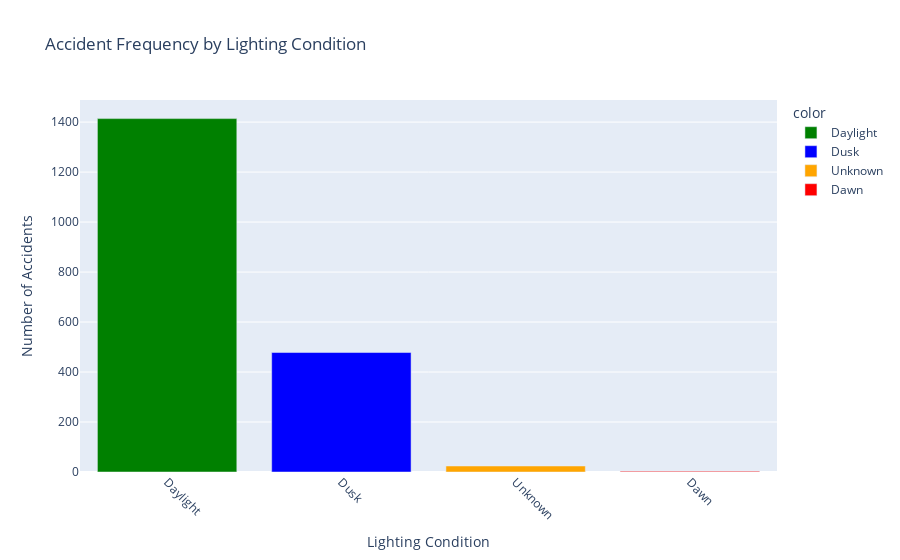
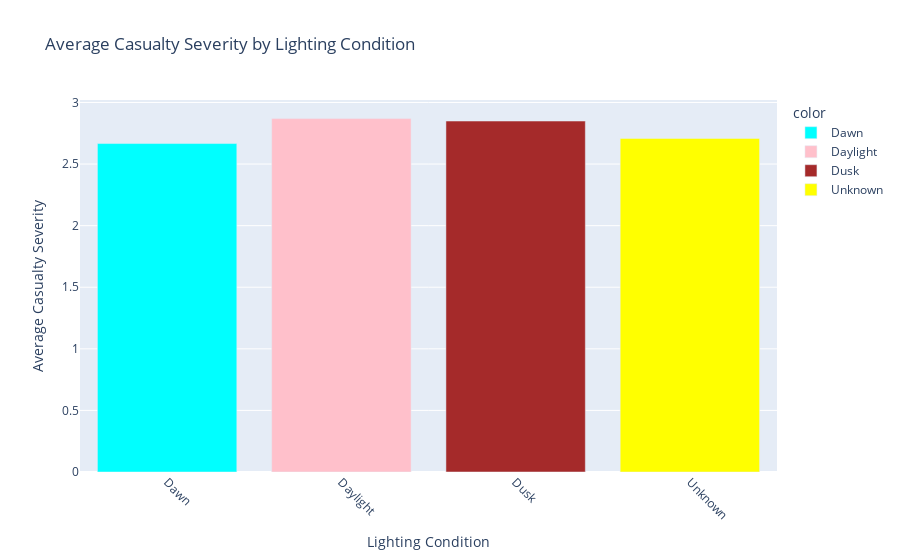

The notebook cell saved with these charts, in order:
### Markdown cell above
#How do lighting conditions (e.g., daylight, darkness) affect accidents?

### Code cell
import plotly.express as px
import plotly.graph_objects as go

# Map Lighting Conditions codes to descriptions for clarity
lighting_conditions_map = {
    1: "Daylight",
    2: "Darkness - lit streets",
    3: "Darkness - unlit streets",
    4: "Dusk",
    5: "Dawn",
    6: "Unknown"
}
data['Lighting Description'] = data['Lighting Conditions'].map(lighting_conditions_map)

# Accident frequency by lighting condition
lighting_accidents = data['Lighting Description'].value_counts()

# Visualizing accident frequency with Plotly
fig1 = px.bar(
    x=lighting_accidents.index,
    y=lighting_accidents.values,
    labels={'x': 'Lighting Condition', 'y': 'Number of Accidents'},
    title='Accident Frequency by Lighting Condition',
    color=lighting_accidents.index,  # Adding color to differentiate the categories
    color_discrete_sequence=['green', 'blue', 'orange', 'red', 'purple', 'yellow']
)
fig1.update_layout(xaxis_tickangle=45)
fig1.show()

# Average casualty severity by lighting condition
severity_lighting = data.groupby('Lighting Description')['Casualty Severity'].mean()

# Visualizing average casualty severity with Plotly
fig2 = px.bar(
    x=severity_lighting.index,
    y=severity_lighting.values,
    labels={'x': 'Lighting Condition', 'y': 'Average Casualty Severity'},
    title='Average Casualty Severity by Lighting Condition',
    color=severity_lighting.index,  # Adding color to differentiate the categories
    color_discrete_sequence=['cyan', 'pink', 'brown', 'yellow', 'lime', 'gray']
)
fig2.update_layout(xaxis_tickangle=45)
fig2.show()

### Figure 1 — Plotly figure (JSON) as saved in the notebook; plotly's stock layout.template omitted (floating-point values rounded to 4 significant figures)
{"data": [{"alignmentgroup": "True", "hovertemplate": "color=Daylight<br>Lighting Condition=%{x}<br>Number of Accidents=%{y}<extra></extra>", "legendgroup": "Daylight", "marker": {"color": "green", "pattern": {"shape": ""}}, "name": "Daylight", "offsetgroup": "Daylight", "orientation": "v", "showlegend": true, "textposition": "auto", "type": "bar", "x": ["Daylight"], "xaxis": "x", "y": [1414], "yaxis": "y"}, {"alignmentgroup": "True", "hovertemplate": "color=Dusk<br>Lighting Condition=%{x}<br>Number of Accidents=%{y}<extra></extra>", "legendgroup": "Dusk", "marker": {"color": "blue", "pattern": {"shape": ""}}, "name": "Dusk", "offsetgroup": "Dusk", "orientation": "v", "showlegend": true, "textposition": "auto", "type": "bar", "x": ["Dusk"], "xaxis": "x", "y": [478], "yaxis": "y"}, {"alignmentgroup": "True", "hovertemplate": "color=Unknown<br>Lighting Condition=%{x}<br>Number of Accidents=%{y}<extra></extra>", "legendgroup": "Unknown", "marker": {"color": "orange", "pattern": {"shape": ""}}, "name": "Unknown", "offsetgroup": "Unknown", "orientation": "v", "showlegend": true, "textposition": "auto", "type": "bar", "x": ["Unknown"], "xaxis": "x", "y": [24], "yaxis": "y"}, {"alignmentgroup": "True", "hovertemplate": "color=Dawn<br>Lighting Condition=%{x}<br>Number of Accidents=%{y}<extra></extra>", "legendgroup": "Dawn", "marker": {"color": "red", "pattern": {"shape": ""}}, "name": "Dawn", "offsetgroup": "Dawn", "orientation": "v", "showlegend": true, "textposition": "auto", "type": "bar", "x": ["Dawn"], "xaxis": "x", "y": [3], "yaxis": "y"}], "layout": {"autosize": true, "barmode": "relative", "legend": {"title": {"text": "color"}, "tracegroupgap": 0}, "title": {"text": "Accident Frequency by Lighting Condition"}, "xaxis": {"anchor": "y", "autorange": true, "domain": [0, 1], "range": [-0.5, 3.5], "tickangle": 45, "title": {"text": "Lighting Condition"}, "type": "category"}, "yaxis": {"anchor": "x", "autorange": true, "domain": [0, 1], "range": [0, 1488.0], "title": {"text": "Number of Accidents"}, "type": "linear"}}}

### Figure 2 — Plotly figure (JSON) as saved in the notebook; plotly's stock layout.template omitted (floating-point values rounded to 4 significant figures)
{"data": [{"alignmentgroup": "True", "hovertemplate": "color=Dawn<br>Lighting Condition=%{x}<br>Average Casualty Severity=%{y}<extra></extra>", "legendgroup": "Dawn", "marker": {"color": "cyan", "pattern": {"shape": ""}}, "name": "Dawn", "offsetgroup": "Dawn", "orientation": "v", "showlegend": true, "textposition": "auto", "type": "bar", "x": ["Dawn"], "xaxis": "x", "y": [2.667], "yaxis": "y"}, {"alignmentgroup": "True", "hovertemplate": "color=Daylight<br>Lighting Condition=%{x}<br>Average Casualty Severity=%{y}<extra></extra>", "legendgroup": "Daylight", "marker": {"color": "pink", "pattern": {"shape": ""}}, "name": "Daylight", "offsetgroup": "Daylight", "orientation": "v", "showlegend": true, "textposition": "auto", "type": "bar", "x": ["Daylight"], "xaxis": "x", "y": [2.869], "yaxis": "y"}, {"alignmentgroup": "True", "hovertemplate": "color=Dusk<br>Lighting Condition=%{x}<br>Average Casualty Severity=%{y}<extra></extra>", "legendgroup": "Dusk", "marker": {"color": "brown", "pattern": {"shape": ""}}, "name": "Dusk", "offsetgroup": "Dusk", "orientation": "v", "showlegend": true, "textposition": "auto", "type": "bar", "x": ["Dusk"], "xaxis": "x", "y": [2.849], "yaxis": "y"}, {"alignmentgroup": "True", "hovertemplate": "color=Unknown<br>Lighting Condition=%{x}<br>Average Casualty Severity=%{y}<extra></extra>", "legendgroup": "Unknown", "marker": {"color": "yellow", "pattern": {"shape": ""}}, "name": "Unknown", "offsetgroup": "Unknown", "orientation": "v", "showlegend": true, "textposition": "auto", "type": "bar", "x": ["Unknown"], "xaxis": "x", "y": [2.708], "yaxis": "y"}], "layout": {"autosize": true, "barmode": "relative", "legend": {"title": {"text": "color"}, "tracegroupgap": 0}, "title": {"text": "Average Casualty Severity by Lighting Condition"}, "xaxis": {"anchor": "y", "autorange": true, "domain": [0, 1], "range": [-0.5, 3.5], "tickangle": 45, "title": {"text": "Lighting Condition"}, "type": "category"}, "yaxis": {"anchor": "x", "autorange": true, "domain": [0, 1], "range": [0, 3.02], "title": {"text": "Average Casualty Severity"}, "type": "linear"}}}
